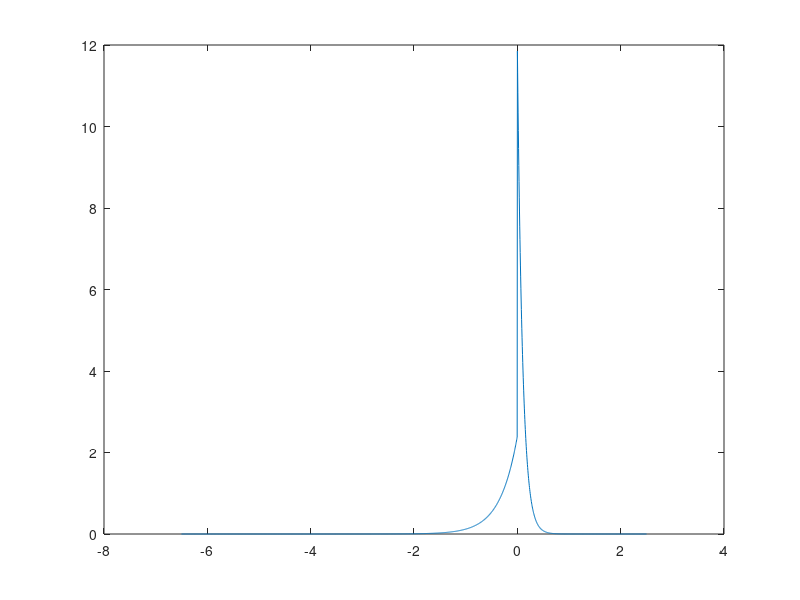

The MATLAB script that drew this image: (Note: this script raises an error after producing the figure.)
% ----------------------------------------------------------------------- %
clear; close all;
% Price an European Call option under the Kou model
% PIDE -> logprice, IMPLICIT scheme (operator splitting)
% ----------------------------------------------------------------------- %

%% Parameters & Grids (space + time):
% Option parameters:
S0 = 1; K = 1; T = 0.5; r = 0.1 / 100; sigma = 0.4;

% Kou model parameters:
lambdaK = 2; lambdap = 10; lambdam = 3; p = 0.6;

% Time grid:
M = 250; dt = T / M;

% Space grid:
N = 1000;
Smin = 0.3 * S0; Smax = 3 * S0; 
xmin = log(Smin / S0); xmax = log(Smax / S0);
dx = (xmax - xmin) / N; 
x = xmin + (0:N)' * dx; % Notice "'" !

% CHANGE IF PUT %%%%%%%%%%%%%%%%%%%%%%%%%%%%%%%%%%%%%%%%%%%%%%%%%%%%%%%%%%%
% For the Lévy integral term, in the interpolation helper function:
UP_BC = @(t,x) S0 * exp(x) - K*exp(-r * t); % v(x,t) for x>xmax
LO_BC = @(t,x) 0;                           % v(x,t) for x<xmin
%%%%%%%%%%%%%%%%%%%%%%%%%%%%%%%%%%%%%%%%%%%%%%%%%%%%%%%%%%%%%%%%%%%%%%%%%%%

%% Integral truncation, quadrature points:
% Lévy Measure "nu" of Kou model:
nu = @(y) p * lambdaK * lambdap * exp(-lambdap * y) .* (y > 0) + ...
    (1 - p) * lambdaK * lambdam * exp(-lambdam * abs(y)) .* (y < 0);

% ----------------------------------------------------------------------- %
% Integral domain truncation:
tol = 1e-8;

% Set lb as "the y such that nu(y) < tol on the left": 
tmin = -0.5;
while (abs(nu(tmin)) > tol)
    tmin = tmin - 0.5;
end

% Set ub as "the y such that nu(y) < tol on the right": 
tmax = 0.5;
while (abs(nu(tmax)) > tol)
    tmax = tmax + 0.5;
end

% Plot of the kernel, i.e, the Lévy Measure between lb and ub:
figure
tt = linspace(tmin, tmax, 2 * N);
plot(tt, nu(tt));
title("Lévy Measure between l_b & u_b (i.e the 'kernel')", FontSize=15);
% ----------------------------------------------------------------------- %

%% Implicit matrices (A, B, C):
Mat = spalloc(N + 1, N + 1, 3 * (N - 1) + 2);
Mat(1, 1) = 1; Mat(end, end) = 1;

A = -(r - sigma^2 / 2) / (2 * dx) + sigma^2 / (2 * dx^2);
B = -1 / dt - sigma^2 / (dx^2) - r;
C = (r - sigma^2 / 2) / (2 * dx) + sigma^2 / (2 * dx^2);
for i=2:N
    Mat(i, [i-1 i i+1]) = [A B C];
end

%% Backward in time:
c = max(0, S0 * exp(x) - K); % Payoff @ maturity [CHANGE IF PUT]
rhs = zeros(N + 1, 1);
for j=M:-1:1 
    % CHANGE IF PUT %%%%%%%%%%%%%%%%%%%%%%%%%%%%%%%%%%%%%%%%%%%%%%%%%%%%%%%
    rhs(1) = 0; % BC @ xmin
    rhs(end) = S0 * exp(xmax) - K * exp(-r * (T - (j - 1) * dt)); % BC @ xmax
    % We could also use UP_BC/LO_BC fcts with T - (j - 1) * dt & xmax/xmin
    %%%%%%%%%%%%%%%%%%%%%%%%%%%%%%%%%%%%%%%%%%%%%%%%%%%%%%%%%%%%%%%%%%%%%%%

    % Lévy integral term computation:
    ub_BC = @(x) UP_BC(T - j * dt, x);
    lb_BC = @(x) LO_BC(T - j * dt, x);
    I = INTEGRAL_LEVY(x, c, tt, nu, lb_BC, ub_BC);
    
    rhs(2:end-1) = -1 / dt * c(2:end-1) - I;
    c = Mat\rhs;
end

%% Results:
% Plot of the price of the option vs a grid of spot prices:
figure
plot(S0 * exp(x), c);
title("EU (call or put) option price VS a grid of spot prices", FontSize=15);

% Interpolate at the specific spot price we entered:
price = interp1(x, c, 0, 'spline')
% Check with Carr-Madan price:
price_cm = FFT_CM_Call_Kou(K, [sigma, lambdaK, p, lambdap, lambdam], T, r, S0) % CALL !
% If put: use call-put parity